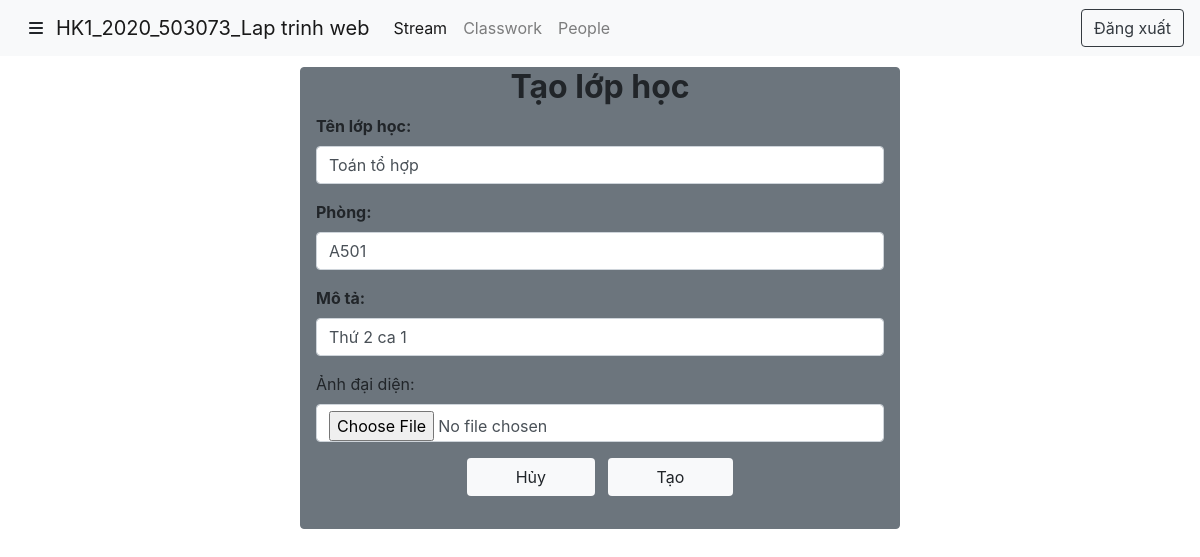
Screenshot of /taolophoc.php?id=53 (signed in) with the database file from the repository.
### tables this page shows
CREATE TABLE `class` (
  `IdLop` int(10) NOT NULL,
  `IdAccount` int(10) NOT NULL,
  `TenLop` varchar(100) NOT NULL,
  `TenGv` varchar(100) NOT NULL,
  `Phong` char(10) NOT NULL,
  `MoTa` varchar(1024) NOT NULL,
  `AnhDaiDien` char(255) NOT NULL,
  `MaLop` char(8) NOT NULL
);

### taolophoc.php (the view, shortened to what this page needs)
<!DOCTYPE html>
<html lang="en">
<head>
  <link rel="stylesheet" href="https://maxcdn.bootstrapcdn.com/bootstrap/4.5.2/css/bootstrap.min.css">
  <link rel="stylesheet" href="taolophoc.css">
</head>
<body>
  <nav class="navbar navbar-expand-lg navbar-light bg-light fixed-top">
    <button class="btn"><i class="fa fa-bars"></i></button>
    <a class="navbar-brand" href="#">HK1_2020_503073_Lap trinh web </a>
    <div class="collapse navbar-collapse" id="navbarNav">
      <ul class="navbar-nav">
        <li class="nav-item active">
          <a class="nav-link" href="#">Stream <span class="sr-only">(current)</span></a>
        </li>
        <li class="nav-item">
          <a class="nav-link" href="#">Classwork</a>
        </li>
        <li class="nav-item">
          <a class="nav-link" href="#">People</a>
        </li>
      </ul>
    </div>
    <div>
      <a class="btn btn-outline-dark" href="logout.php">Đăng xuất</a>
    </div>
  </nav>
  <div class="container w-50 border border-secondary justify-content-center rounded lophoc bg-secondary">
    <h2 class="text-center font-weight-bold">Tạo lớp học</h2>
    <form action="" method="post" novalidate enctype="multipart/form-data">
      <?php
      $conn = open_database();
      $nameclass = "";
      $room = "";
      $description = "";
        if (isset($_GET["id"])) {
          $id = $_GET["id"];
          $sql = "SELECT * FROM class WHERE IdLop=$id";
          $result = $conn->query($sql);
          $row = $result->fetch_assoc();
          $nameclass = $row["TenLop"];
          $room = $row["Phong"];
          $description = $row["MoTa"];
        }
      ?>
      <div class="form-group font-weight-bold">
        <label for="nameclass">Tên lớp học:</label>
        <input value="<?= $nameclass ?>" type="nameclass" class="form-control" id="nameclass" placeholder="Nhập tên lớp " name="nameclass">
      </div>
      <div class="form-group font-weight-bold">
        <label for="room">Phòng:</label>
        <input value="<?= $room ?>" type="room" class="form-control" id="room" placeholder="Nhập phòng học" name="room">
      </div>
      <div class="form-group font-weight-bold">
        <label for="description">Mô tả:</label>
        <input value="<?= $description ?>" type="text" class="form-control" id="description" placeholder="Nhập mô tả" name="description">
      </div>
      <div class="form-group">
        <label for="image">Ảnh đại diện:</label>
        <input type="file" class="form-control" placeholder="Chọn ảnh" id='image' name='image'>
      </div>
      <div class="form-group text-center ">
        <button type="reset" class="btn bg-light mr-2 pl-5 pr-5 mb-3">Hủy</button>
        <button type="submit" class="btn bg-light pl-5 pr-5 mb-3">Tạo</button>
      </div>
    </form>
  </div>
</body>
</html>

### taolophoc.css (style rules this page uses)
div.lophoc { margin-top: 50px; }

### rows the page displays
class: nameclass "Toán tổ hợp", room "A501", description "Thứ 2 ca 1"
